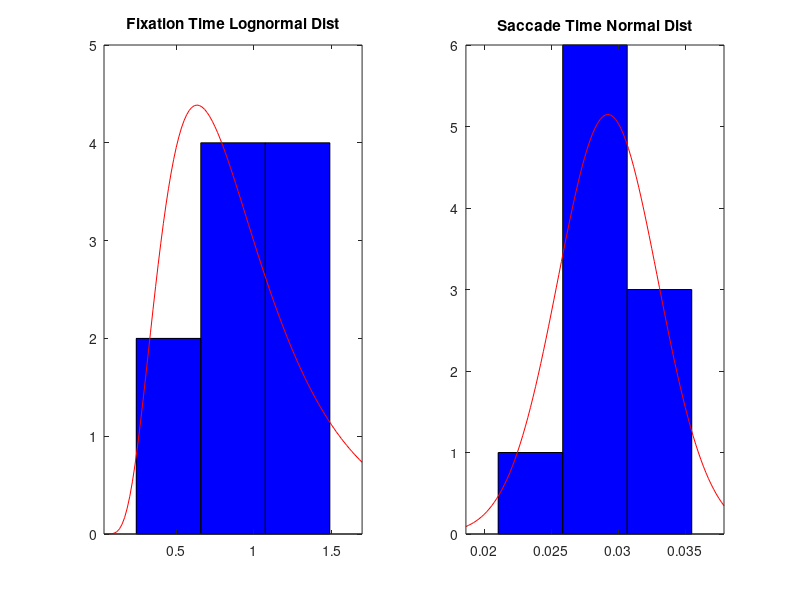

The MATLAB source for this figure: (Note: this script raises an error after producing the figure.)
% AUTHORS: Sarah Leary, Victoria Hurd, Abby Rindfuss
% DATE CREATED: 9/10/2024
% DATE LAST MODIFIED: 9/11/2024
% PROJECT: NSEEV Project
% CLASS: Human Operation of Aerospace Vehicles

%% Housekeeping
clear;clc;close all


%% Fixed Values

% 4 AOIs
% Each AOI has a salience, expectancy, and value
    % A (primary display)
    S_A = 2;
    Ex_A = 4;
    V_A = 2;
    
    % B (monitor for water levels)
    S_B = 3;
    Ex_B = 2;
    V_B = 1;

    % C (communications display)
    S_C = 1;
    Ex_C = 3;
    V_C = 1;

    % D (emergency notification)
    S_D = 2;
    Ex_D = 1;
    V_D = 5;

% All the combinations of transition effort:
Ef_AB = 1;
Ef_AC = 1;
Ef_AD = 5;
Ef_BC = 3;
Ef_BD = 6;
Ef_CD = 4.5;
% Also, we are assuming that effort to transition is symmetric
% meaning Ef_AB = Ef_BA, etc


%% Distributions
    % fixation --> saccadic eye movement --> fixation --> and so on

n_fix = 10; % number of fixations

% Each fixation time modeled as a random variable with lognormal
% distribution 
fix_dist = makedist('Lognormal','mu', 0, 'sigma',0.5);

% The duration of each saccadic eye movement can be assumed to be normally
% distributed
sac_dist = makedist('Normal','mu',0.03,'sigma',0.003);

fix_time = random(fix_dist,10,1);
% now visualizing the lognormal distribution:
figure(1)
subplot(1,2,1)
histfit(fix_time,3,'lognormal')
title('Fixation Time Lognormal Dist')

sac_time = random(sac_dist,10,1);
% now visualizing the lognormal distribution:
subplot(1,2,2)
histfit(sac_time,3,'normal')
title('Saccade Time Normal Dist')
sgtitle('Distributions for 10 Random Numbers')

%% 1. Simulation of the Eye Position
% start each scan at A
% eye position as a function of time for 10 fixations
    %%% did we ask Torin about how to choose the sequence? ie random,
    %%% optimize, or we decide? For now, I'm just picking A, B, C, D

% timevec will be like [fix_time, sac_time, fix_time, sac_time ...]


